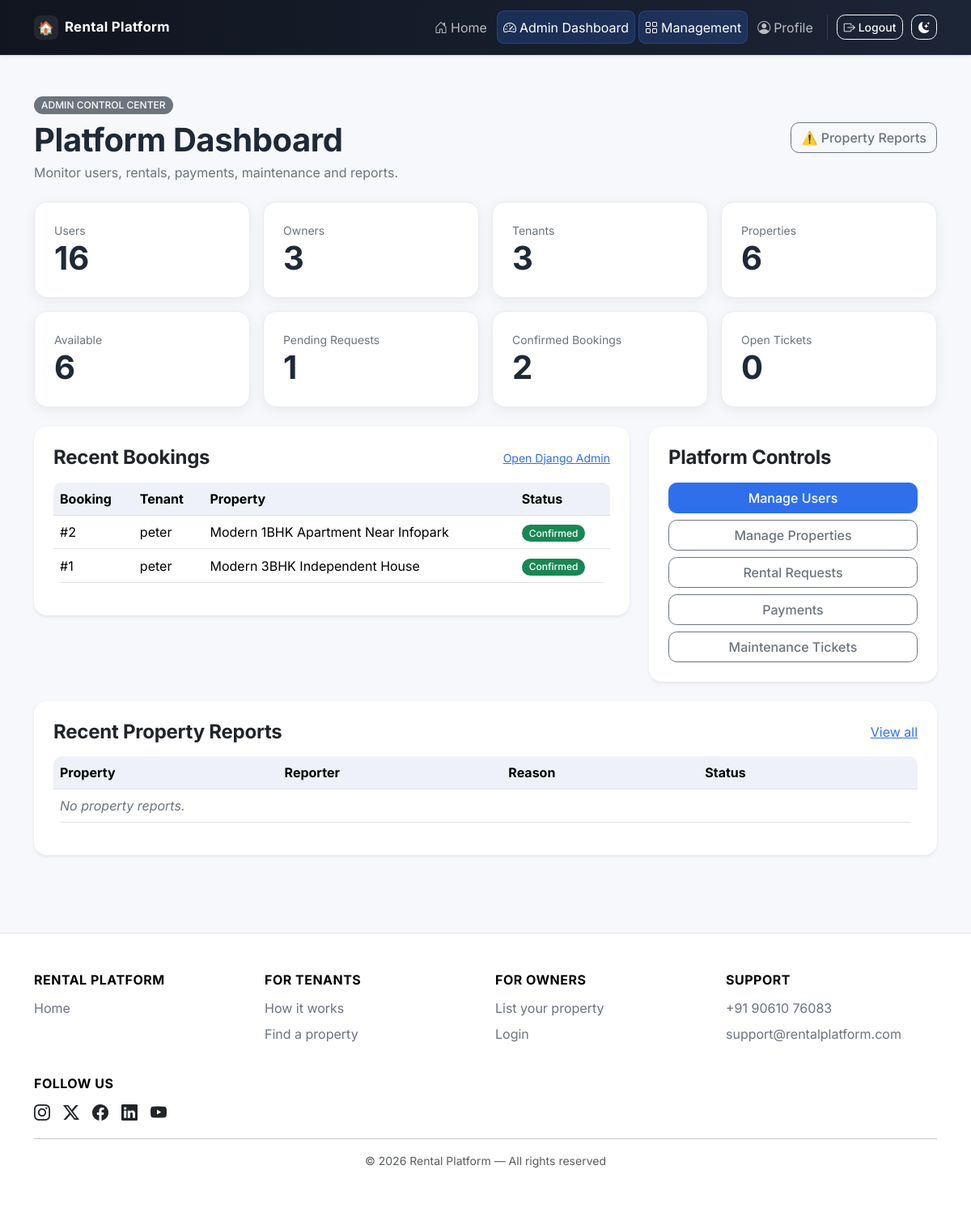
The app's page /admin-dashboard/ (signed in), older data.
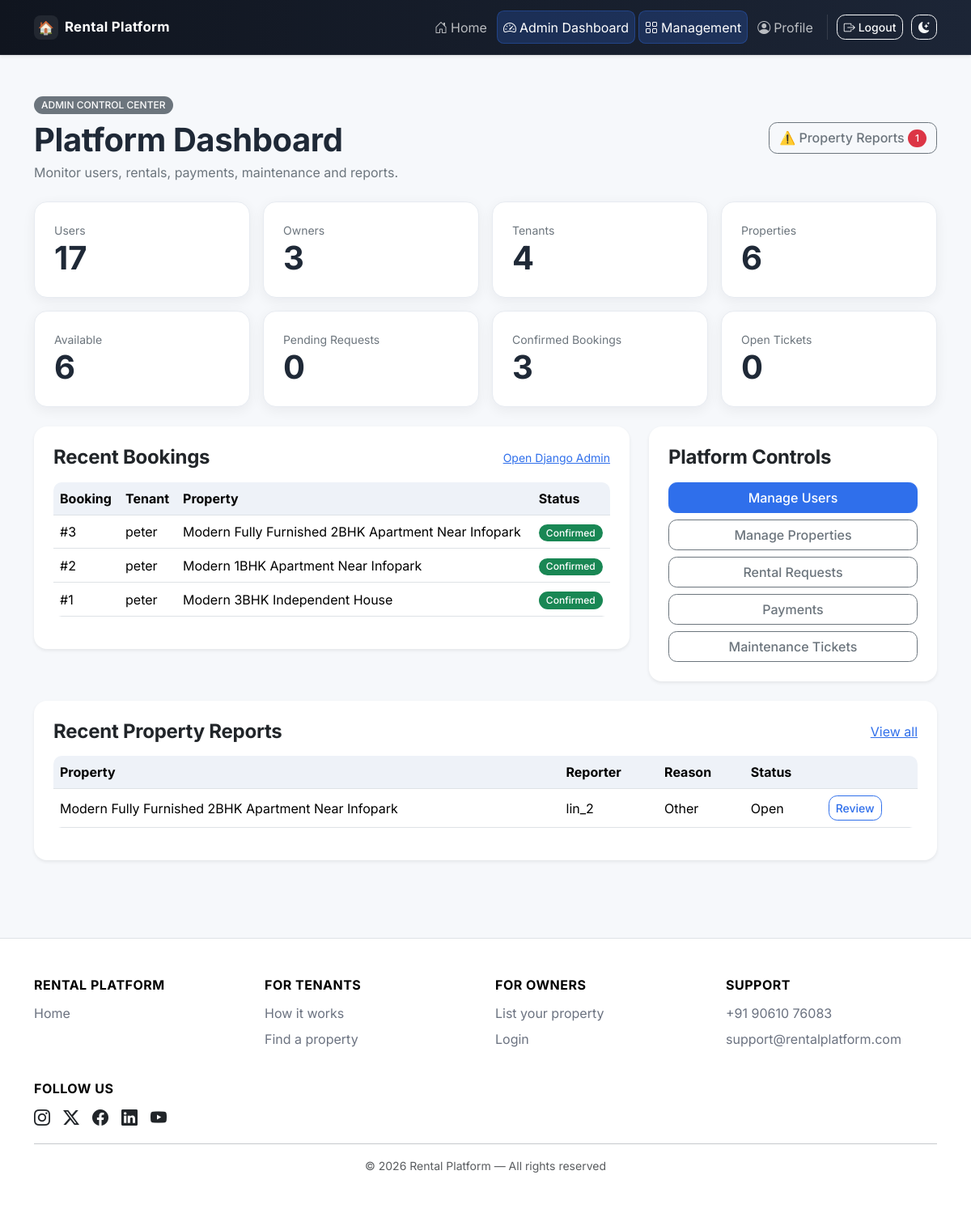
The same page, newer data.
### bookings/models.py (models this page shows, shortened)
class Booking(models.Model):
    class Status(models.TextChoices):
        CONFIRMED = "CONFIRMED", "Confirmed"
        CANCELLED = "CANCELLED", "Cancelled"
        COMPLETED = "COMPLETED", "Completed"
    rental_request = models.OneToOneField(RentalRequest, on_delete=models.PROTECT, related_name="booking")
    tenant = models.ForeignKey(settings.AUTH_USER_MODEL, on_delete=models.CASCADE, related_name="bookings")
    property = models.ForeignKey(Property, on_delete=models.PROTECT, related_name="bookings")
    room = models.ForeignKey(Room, on_delete=models.PROTECT, null=True, blank=True, related_name="bookings")
    start_date = models.DateField()
    duration_months = models.PositiveSmallIntegerField(
        "Rental duration (months)",
        default=MIN_RENTAL_MONTHS,
        validators=[MinValueValidator(MIN_RENTAL_MONTHS), MaxValueValidator(MAX_RENTAL_MONTHS)],
    )
    status = models.CharField(max_length=12, choices=Status.choices, default=Status.CONFIRMED, db_index=True)
    created_at = models.DateTimeField(auto_now_add=True)
    updated_at = models.DateTimeField(auto_now=True)
    class Meta:
        ordering = ["-created_at"]

### accounts/models.py (models this page shows, shortened)
class User(AbstractUser):
    class Role(models.TextChoices):
        ADMIN = "ADMIN", "Admin"
        OWNER = "OWNER", "Property Owner"
        TENANT = "TENANT", "Tenant"
        TECHNICIAN = "TECHNICIAN", "Technician"
    email = models.EmailField(unique=True)
    phone = models.CharField(max_length=15, blank=True)
    profile_image = models.ImageField(upload_to="profiles/", blank=True, null=True)
    role = models.CharField(max_length=10, choices=Role.choices, default=Role.TENANT)

### properties/models.py (models this page shows, shortened)
class Property(models.Model):
    class PropertyType(models.TextChoices):
        APARTMENT = "APARTMENT", "Apartment"
        HOUSE = "HOUSE", "House"
        VILLA = "VILLA", "Villa"
        STUDIO = "STUDIO", "Studio"
        PG = "PG", "PG / Shared Accommodation"
        OFFICE = "OFFICE", "Office"
        OTHER = "OTHER", "Other"
    owner = models.ForeignKey(
        settings.AUTH_USER_MODEL,
        on_delete=models.CASCADE,
        related_name="properties",
    )
    title = models.CharField(max_length=200)
    description = models.TextField()
    property_type = models.CharField(max_length=20, choices=PropertyType.choices)
    location = models.CharField(max_length=150, db_index=True)
    address = models.TextField()
    latitude = models.DecimalField(
        max_digits=9,
        decimal_places=6,
        null=True,
        blank=True,
        validators=[MinValueValidator(-90), MaxValueValidator(90)],
    )
    longitude = models.DecimalField(
        max_digits=9,
        decimal_places=6,
        null=True,
        blank=True,
        validators=[MinValueValidator(-180), MaxValueValidator(180)],
    )
    number_of_rooms = models.PositiveIntegerField(default=1)
    rent = models.DecimalField(max_digits=12, decimal_places=2, validators=[MinValueValidator(0)])
    available = models.BooleanField(default=True, db_index=True)
    amenities = models.ManyToManyField(Amenity, blank=True, related_name="properties")
    created_at = models.DateTimeField(auto_now_add=True)
    updated_at = models.DateTimeField(auto_now=True)
    class Meta:
        ordering = ["-created_at"]

### core/models.py (models this page shows, shortened)
class PropertyReport(models.Model):
    class Status(models.TextChoices):
        OPEN = "OPEN", "Open"
        REVIEWING = "REVIEWING", "Under Review"
        RESOLVED = "RESOLVED", "Resolved"
        DISMISSED = "DISMISSED", "Dismissed"
    class Reason(models.TextChoices):
        INACCURATE = "INACCURATE", "Inaccurate Information"
        SCAM = "SCAM", "Suspected Scam"
        DUPLICATE = "DUPLICATE", "Duplicate Listing"
        UNAVAILABLE = "UNAVAILABLE", "Property Unavailable"
        INAPPROPRIATE = "INAPPROPRIATE", "Inappropriate Content"
        OTHER = "OTHER", "Other"
    property = models.ForeignKey(Property, on_delete=models.CASCADE, related_name="reports")
    reporter = models.ForeignKey(settings.AUTH_USER_MODEL, on_delete=models.CASCADE, related_name="property_reports")
    reason = models.CharField(max_length=20, choices=Reason.choices)
    description = models.TextField(validators=[MinLengthValidator(10)])
    status = models.CharField(max_length=12, choices=Status.choices, default=Status.OPEN, db_index=True)
    admin_note = models.TextField(blank=True)
    created_at = models.DateTimeField(auto_now_add=True)
    updated_at = models.DateTimeField(auto_now=True)
    class Meta:
        ordering = ["-created_at"]

### core/views.py (the view)
# urls.py: path("admin-dashboard/", views.admin_dashboard, name="admin_dashboard"),
@login_required
def admin_dashboard(request):
    if not _admin_only(request):
        messages.error(request, "Admin access is required.")
        return redirect("accounts:dashboard")
    context = {
        "total_users": User.objects.count(),
        "owners": User.objects.filter(role=User.Role.OWNER).count(),
        "tenants": User.objects.filter(role=User.Role.TENANT).count(),
        "technicians": User.objects.filter(role=User.Role.TECHNICIAN).count(),
        "properties": Property.objects.count(),
        "available_properties": Property.objects.filter(available=True).count(),
        "pending_requests": RentalRequest.objects.filter(status=RentalRequest.Status.PENDING).count(),
        "confirmed_bookings": Booking.objects.filter(status=Booking.Status.CONFIRMED).count(),
        "successful_payments": Payment.objects.filter(status=Payment.Status.SUCCESS).count(),
        "payment_total": Payment.objects.filter(status=Payment.Status.SUCCESS).aggregate(total=Sum('amount'))['total'] or 0,
        "open_tickets": MaintenanceTicket.objects.filter(status__in=[MaintenanceTicket.Status.OPEN, MaintenanceTicket.Status.ASSIGNED, MaintenanceTicket.Status.IN_PROGRESS]).count(),
        "open_reports": PropertyReport.objects.filter(status__in=[PropertyReport.Status.OPEN, PropertyReport.Status.REVIEWING]).count(),
        "recent_reports": PropertyReport.objects.select_related("property", "reporter")[:8],
        "recent_bookings": Booking.objects.select_related("tenant", "property")[:8],
        "stats": [("Users", User.objects.count()), ("Owners", User.objects.filter(role=User.Role.OWNER).count()), ("Tenants", User.objects.filter(role=User.Role.TENANT).count()), ("Properties", Property.objects.count()), ("Available", Property.objects.filter(available=True).count()), ("Pending Requests", RentalRequest.objects.filter(status=RentalRequest.Status.PENDING).count()), ("Confirmed Bookings", Booking.objects.filter(status=Booking.Status.CONFIRMED).count()), ("Open Tickets", MaintenanceTicket.objects.filter(status__in=[MaintenanceTicket.Status.OPEN, MaintenanceTicket.Status.ASSIGNED, MaintenanceTicket.Status.IN_PROGRESS]).count())],
    }
    return render(request, "core/admin_dashboard.html", context)

### core/views.py (called while the page is built)
def _admin_only(request):
    return request.user.is_authenticated and (request.user.is_superuser or request.user.role == User.Role.ADMIN)

### templates/core/admin_dashboard.html (shortened to what this page needs)
{% extends "base.html" %}
{% block content %}
<div class="container py-5">
  <div class="d-flex flex-wrap justify-content-between align-items-center mb-4 gap-3">
    <div><span class="badge text-bg-secondary">ADMIN CONTROL CENTER</span><h1 class="fw-bold mt-2 mb-1">Platform Dashboard</h1><p class="text-secondary mb-0">Monitor users, rentals, payments, maintenance and reports.</p></div>
    <a class="btn btn-outline-secondary" href="{% url 'core:admin_reports' %}">⚠️ Property Reports{% if open_reports %} <span class="badge text-bg-danger">{{ open_reports }}</span>{% endif %}</a>
  </div>
  <div class="row g-3 mb-4">
    {% for label,value in stats %}<div class="col-6 col-lg-3"><div class="stat-card h-100"><div class="text-secondary small">{{ label }}</div><div class="display-6 fw-bold">{{ value }}</div></div></div>{% endfor %}
  </div>
  <div class="row g-4">
    <div class="col-lg-8"><div class="card border-0 shadow-sm"><div class="card-body p-4"><div class="d-flex justify-content-between align-items-center mb-3"><h4 class="fw-bold mb-0">Recent Bookings</h4><a href="/admin/bookings/booking/" class="small">Open Django Admin</a></div><div class="table-responsive"><table class="table align-middle"><thead><tr><th>Booking</th><th>Tenant</th><th>Property</th><th>Status</th></tr></thead><tbody>{% for booking in recent_bookings %}<tr><td>#{{ booking.pk }}</td><td>{{ booking.tenant.username }}</td><td>{{ booking.property.title }}</td><td><span class="badge text-bg-success">{{ booking.get_status_display }}</span></td></tr>{% empty %}<tr><td colspan="4" class="text-secondary">No bookings yet.</td></tr>{% endfor %}</tbody></table></div></div></div></div>
    <div class="col-lg-4"><div class="card border-0 shadow-sm"><div class="card-body p-4"><h4 class="fw-bold">Platform Controls</h4><div class="d-grid gap-2 mt-3"><a class="btn btn-primary" href="{% url 'core:admin_users' %}">Manage Users</a><a class="btn btn-outline-secondary" href="{% url 'core:admin_properties' %}">Manage Properties</a><a class="btn btn-outline-secondary" href="{% url 'core:admin_rental_requests' %}">Rental Requests</a><a class="btn btn-outline-secondary" href="{% url 'core:admin_payments' %}">Payments</a><a class="btn btn-outline-secondary" href="{% url 'core:admin_maintenance' %}">Maintenance Tickets</a></div></div></div></div>
  </div>
  <div class="card border-0 shadow-sm mt-4"><div class="card-body p-4"><div class="d-flex justify-content-between align-items-center mb-3"><h4 class="fw-bold mb-0">Recent Property Reports</h4><a href="{% url 'core:admin_reports' %}">View all</a></div><div class="table-responsive"><table class="table align-middle"><thead><tr><th>Property</th><th>Reporter</th><th>Reason</th><th>Status</th><th></th></tr></thead><tbody>{% for report in recent_reports %}<tr><td>{{ report.property.title }}</td><td>{{ report.reporter.username }}</td><td>{{ report.get_reason_display }}</td><td>{{ report.get_status_display }}</td><td><a class="btn btn-sm btn-outline-primary" href="{% url 'core:admin_report_update' report.pk %}">Review</a></td></tr>{% empty %}<tr><td colspan="5" class="text-secondary">No property reports.</td></tr>{% endfor %}</tbody></table></div></div></div>
</div>
{% endblock %}

Row changes from the older to the newer data that the page shows:
added Booking: pk "3", tenant.username "peter", property "Modern Fully Furnished 2BHK Apartment Near Infopark", status "Confirmed"
added PropertyReport: property "Modern Fully Furnished 2BHK Apartment Near Infopark", reporter.username "lin_2", reason "Other", status "Open"
Text that changed along with them:
{{ open_reports }}: (not shown) → "1"
new list line: "Users 17"
new list line: "Tenants 4"
new list line: "Pending Requests 0"
new list line: "Confirmed Bookings 3"
list line gone: "Users 16"
list line gone: "Tenants 3"
list line gone: "Pending Requests 1"
list line gone: "Confirmed Bookings 2"
text no longer shown: "No property reports."
